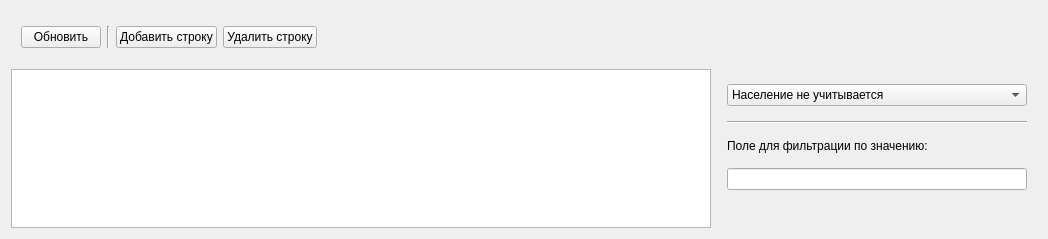
<?xml version="1.0" encoding="UTF-8"?>
<ui version="4.0">
 <class>MainWindow</class>
 <widget class="QWidget" name="MainWindow">
  <property name="geometry">
   <rect>
    <x>0</x>
    <y>0</y>
    <width>1044</width>
    <height>239</height>
   </rect>
  </property>
  <property name="sizePolicy">
   <sizepolicy hsizetype="Maximum" vsizetype="Maximum">
    <horstretch>0</horstretch>
    <verstretch>0</verstretch>
   </sizepolicy>
  </property>
  <property name="windowTitle">
   <string>TableWindow</string>
  </property>
  <layout class="QGridLayout" name="gridLayout">
   <item row="0" column="0" colspan="4">
    <layout class="QHBoxLayout" name="updateLayout">
     <property name="sizeConstraint">
      <enum>QLayout::SetMaximumSize</enum>
     </property>
     <property name="leftMargin">
      <number>10</number>
     </property>
     <property name="topMargin">
      <number>15</number>
     </property>
     <property name="rightMargin">
      <number>10</number>
     </property>
     <property name="bottomMargin">
      <number>15</number>
     </property>
     <item>
      <widget class="QPushButton" name="updateButton">
       <property name="sizePolicy">
        <sizepolicy hsizetype="Fixed" vsizetype="Fixed">
         <horstretch>0</horstretch>
         <verstretch>0</verstretch>
        </sizepolicy>
       </property>
       <property name="text">
        <string>Обновить</string>
       </property>
      </widget>
     </item>
     <item>
      <widget class="Line" name="updateLine">
       <property name="orientation">
        <enum>Qt::Vertical</enum>
       </property>
      </widget>
     </item>
     <item>
      <widget class="QPushButton" name="addButton">
       <property name="sizePolicy">
        <sizepolicy hsizetype="Fixed" vsizetype="Fixed">
         <horstretch>0</horstretch>
         <verstretch>0</verstretch>
        </sizepolicy>
       </property>
       <property name="text">
        <string>Добавить строку</string>
       </property>
      </widget>
     </item>
     <item>
      <widget class="QPushButton" name="deleteButton">
       <property name="sizePolicy">
        <sizepolicy hsizetype="Fixed" vsizetype="Fixed">
         <horstretch>0</horstretch>
         <verstretch>0</verstretch>
        </sizepolicy>
       </property>
       <property name="text">
        <string>Удалить строку</string>
       </property>
      </widget>
     </item>
     <item>
      <spacer name="updateSpacer">
       <property name="orientation">
        <enum>Qt::Horizontal</enum>
       </property>
       <property name="sizeHint" stdset="0">
        <size>
         <width>40</width>
         <height>20</height>
        </size>
       </property>
      </spacer>
     </item>
    </layout>
   </item>
   <item row="2" column="0" rowspan="2" colspan="3">
    <widget class="QTableView" name="dataView">
     <property name="sizePolicy">
      <sizepolicy hsizetype="Expanding" vsizetype="Expanding">
       <horstretch>0</horstretch>
       <verstretch>0</verstretch>
      </sizepolicy>
     </property>
     <property name="minimumSize">
      <size>
       <width>700</width>
       <height>0</height>
      </size>
     </property>
    </widget>
   </item>
   <item row="2" column="3" rowspan="2">
    <layout class="QVBoxLayout" name="filtrationsLayout">
     <property name="spacing">
      <number>15</number>
     </property>
     <property name="sizeConstraint">
      <enum>QLayout::SetMaximumSize</enum>
     </property>
     <property name="leftMargin">
      <number>10</number>
     </property>
     <property name="topMargin">
      <number>15</number>
     </property>
     <property name="rightMargin">
      <number>10</number>
     </property>
     <property name="bottomMargin">
      <number>15</number>
     </property>
     <item>
      <widget class="QComboBox" name="peopleFiltrationComboBox">
       <property name="sizePolicy">
        <sizepolicy hsizetype="Fixed" vsizetype="Fixed">
         <horstretch>0</horstretch>
         <verstretch>0</verstretch>
        </sizepolicy>
       </property>
       <property name="minimumSize">
        <size>
         <width>300</width>
         <height>0</height>
        </size>
       </property>
       <item>
        <property name="text">
         <string>Население не учитывается</string>
        </property>
       </item>
       <item>
        <property name="text">
         <string>Население от 1 тыс. чел.</string>
        </property>
       </item>
       <item>
        <property name="text">
         <string>Население от 10 тыс. чел.</string>
        </property>
       </item>
       <item>
        <property name="text">
         <string>Население от 25 тыс. чел.</string>
        </property>
       </item>
       <item>
        <property name="text">
         <string>Население от 50 тыс. чел.</string>
        </property>
       </item>
       <item>
        <property name="text">
         <string>Население от 100 тыс. чел.</string>
        </property>
       </item>
       <item>
        <property name="text">
         <string>Население от 250 тыс. чел.</string>
        </property>
       </item>
       <item>
        <property name="text">
         <string>Население от 500 тыс. чел.</string>
        </property>
       </item>
       <item>
        <property name="text">
         <string>Население от 1 млн. чел.</string>
        </property>
       </item>
       <item>
        <property name="text">
         <string>Население от 2 млн. чел.</string>
        </property>
       </item>
       <item>
        <property name="text">
         <string>Население от 5 млн. чел.</string>
        </property>
       </item>
       <item>
        <property name="text">
         <string>Население от 10 млн. чел.</string>
        </property>
       </item>
      </widget>
     </item>
     <item>
      <widget class="Line" name="filtrationLine">
       <property name="orientation">
        <enum>Qt::Horizontal</enum>
       </property>
      </widget>
     </item>
     <item>
      <widget class="QLabel" name="peopleFiltrationLabel">
       <property name="sizePolicy">
        <sizepolicy hsizetype="Fixed" vsizetype="Fixed">
         <horstretch>0</horstretch>
         <verstretch>0</verstretch>
        </sizepolicy>
       </property>
       <property name="minimumSize">
        <size>
         <width>300</width>
         <height>0</height>
        </size>
       </property>
       <property name="layoutDirection">
        <enum>Qt::LeftToRight</enum>
       </property>
       <property name="text">
        <string>Поле для фильтрации по значению:</string>
       </property>
       <property name="buddy">
        <cstring>allColumnsFiltrationEdit</cstring>
       </property>
      </widget>
     </item>
     <item>
      <widget class="QLineEdit" name="allColumnsFiltrationEdit">
       <property name="sizePolicy">
        <sizepolicy hsizetype="Fixed" vsizetype="Fixed">
         <horstretch>0</horstretch>
         <verstretch>0</verstretch>
        </sizepolicy>
       </property>
       <property name="minimumSize">
        <size>
         <width>300</width>
         <height>0</height>
        </size>
       </property>
      </widget>
     </item>
     <item>
      <spacer name="filtrationSpacer">
       <property name="orientation">
        <enum>Qt::Vertical</enum>
       </property>
       <property name="sizeHint" stdset="0">
        <size>
         <width>20</width>
         <height>40</height>
        </size>
       </property>
      </spacer>
     </item>
    </layout>
   </item>
  </layout>
 </widget>
 <tabstops>
  <tabstop>dataView</tabstop>
  <tabstop>updateButton</tabstop>
  <tabstop>addButton</tabstop>
  <tabstop>deleteButton</tabstop>
  <tabstop>peopleFiltrationComboBox</tabstop>
  <tabstop>allColumnsFiltrationEdit</tabstop>
 </tabstops>
 <resources/>
 <connections/>
</ui>
